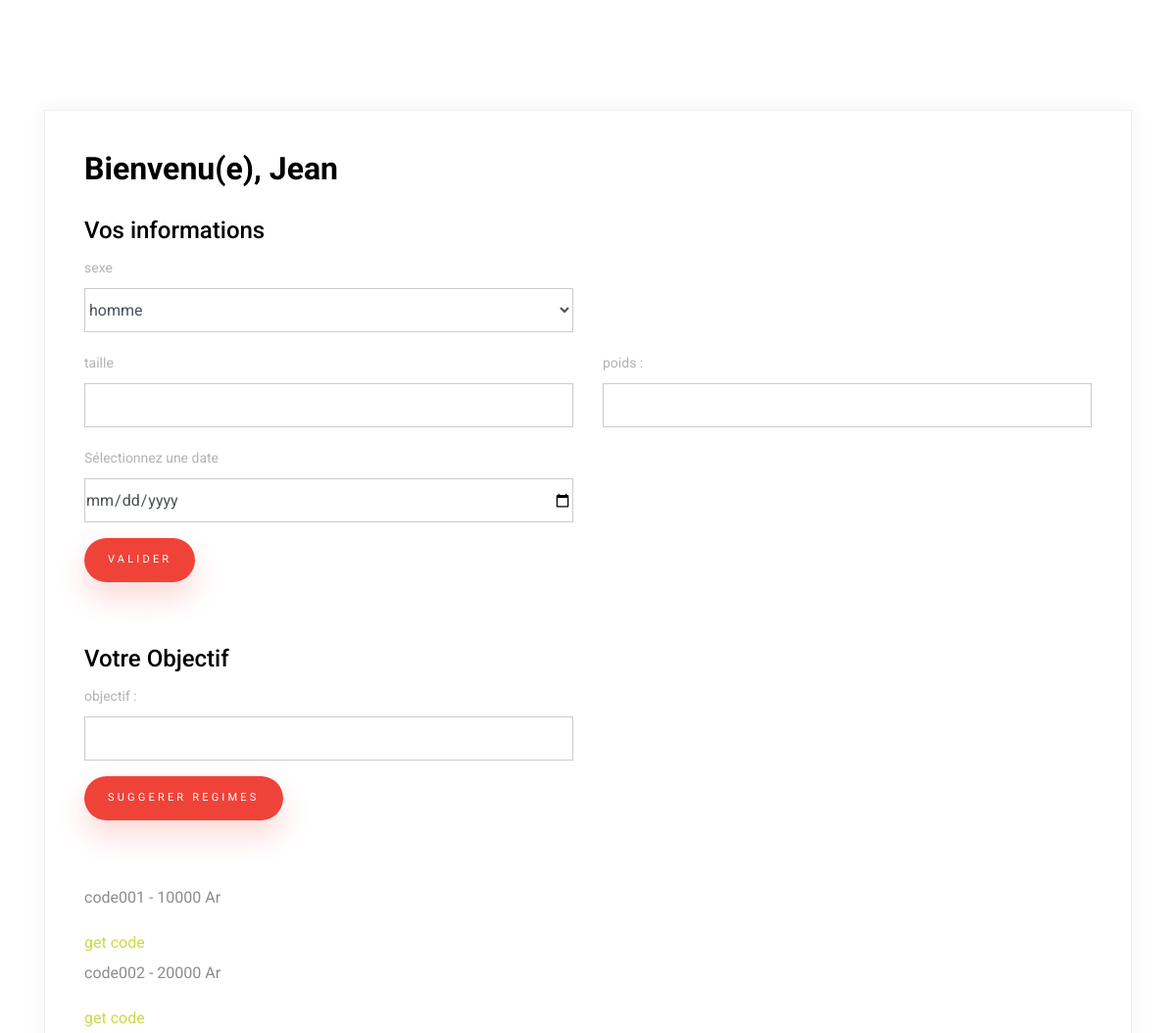
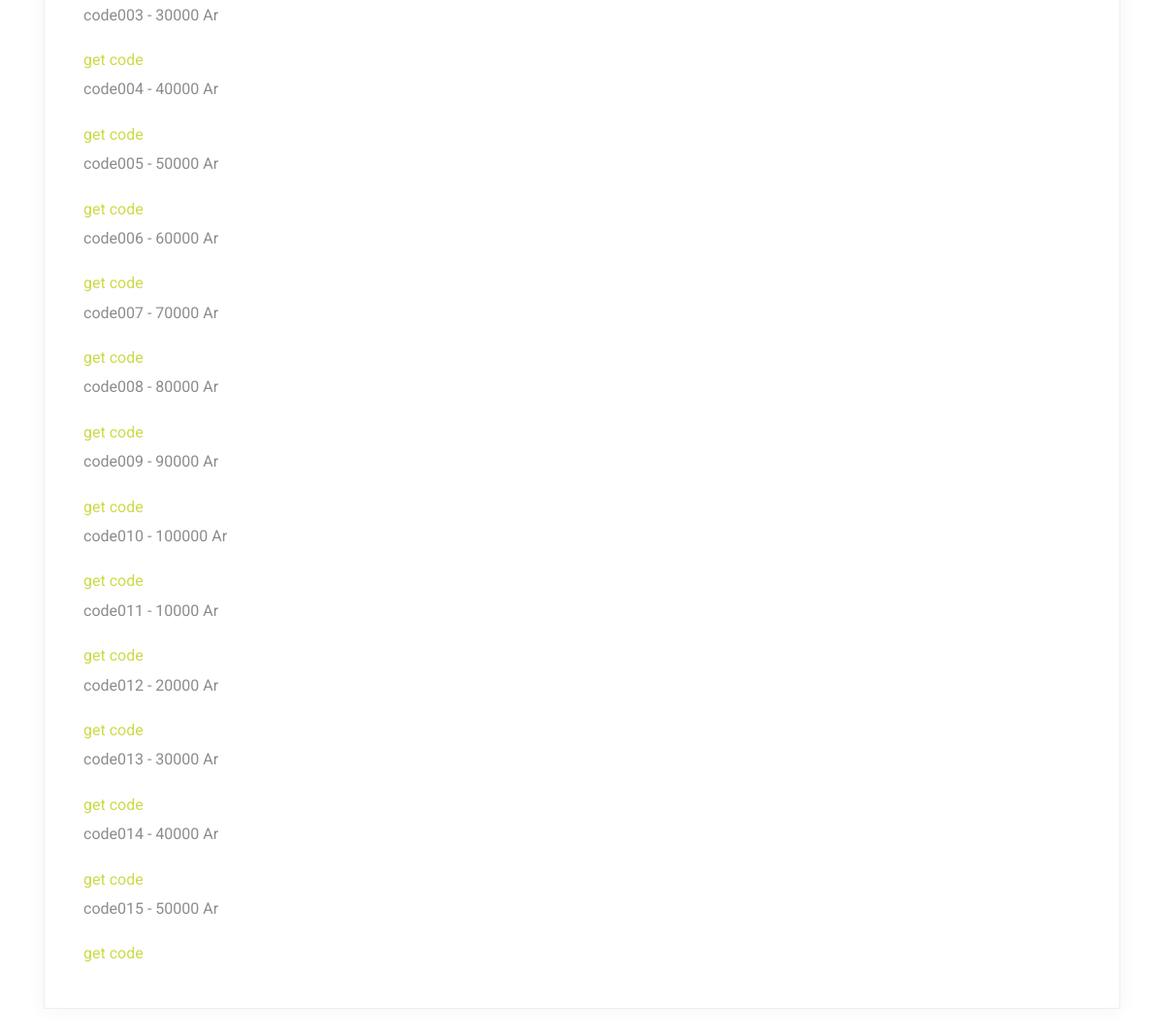
The page /Home_Controller/loadfrontoffice (signed in) on the database its author committed (2 pictures, top to bottom).
### tables this page shows
CREATE TABLE Code(
    idCode INT PRIMARY KEY NOT NULL AUTO_INCREMENT,
    montant double,
    isUsed int,
    code VARCHAR(255) unique
);

### application/controllers/Home_Controller.php (called while the page is built, shortened)
<?php
class Home_Controller extends CI_Controller {
    public function loadFrontOffice(){
        $this->load->model("Code_Model");
        $viewData['userdata'] = $_SESSION['userdata'];
        $viewData['codes'] = $this->Code_Model->getCodeValid($_SESSION['userdata']['idProfile']);
        $this->load->view('frontoffice_view', $viewData);
    }
}

### index.php (called while the page is built, shortened)
<?php
require_once BASEPATH.'core/CodeIgniter.php';

### application/models/Code_Model.php (called while the page is built, shortened)
<?php
class Code_Model extends CI_Model
{
    public function getCodeValid($idProfile)
    {
        $sql= "select * from Code where isUsed = 0 AND idCode NOT IN (SELECT idCode FROM PendingWallet WHERE idProfile=".$idProfile." and status=0 )";
        $query = $this->db->query($sql);
        $result = $query->result_array();
        return $result;
    }
}
?>

### application/views/frontoffice_view.php (the view, shortened to what this page needs)
<!DOCTYPE html>
<html lang="en">
<head>
    <link rel="stylesheet" href="<?= base_url("assets/fonts/icomoon/style.css")?>">
    <link rel="stylesheet" href="<?= base_url("assets/css/bootstrap.min.css")?>">
    <link rel="stylesheet" href="<?= base_url("assets/css/style.css")?>">
</head>
<body>
        <div class="content">
            <div class="container">
                <div class="row align-items-stretch no-gutters contact-wrap">
                    <div class="col-md-12">
                        <div class="form h-100">
                            <h3>Bienvenu(e), <?php echo $userdata['username'] ;?> </h3>
                            <div class="userDataForm">
                                <h4>Vos informations</h4>
                                <form class="mb-5" method="POST" id="userdataForm" name="contactForm">
                                <div class="row">
                                    <div class="col-md-6 form-group mb-3">
                                        <label for="sexe" class="col-form-label">sexe </label>
                                        <select class="form-control" name="sexe" id="sexe">
                                            <option value="0">homme</option>
                                        </select>
                                    </div>
                                </div>
                                <div class="row">
                                    <div class="col-md-6 form-group mb-3">
                                        <label class="col-form-label" for="taille">taille </label>
                                        <input class="form-control" type="number" step="1" name="taille" id="taille" required min=0>
                                    </div>
                                    <div class="col-md-6 form-group mb-3">
                                        <label  class="col-form-label" for="poids">poids :</label>
                                        <input class="form-control" type="number" step="1" name="poids" id="poids" required min=0>
                                    </div>
                                </div>
                                <div class="row">
                                    <div class="col-md-6 form-group mb-3">
                                        <label for="date" class="col-form-label">Sélectionnez une date </label>
                                        <input class="form-control" type="date" id="date" name="date" required>
                                    </div>
                                </div>
                                <div class="row">
                                    <div class="col-md-12 form-group">
                                        <input type="submit" value="Valider" class="btn btn-primary rounded-0 py-2 px-4">
                                    </div>
                                </div>
                                </form>
                            </div>
                            <div class="objectif_form">
                                <h4>Votre Objectif</h4>
                                <form class="mb-5" method="POST" id="objectifForm" name="contactForm" >
                                    <div class="row">
                                        <div class="col-md-6 form-group mb-3">
                                            <label class="col-form-label" for="objectif">objectif :</label>
                                            <input class="form-control" type="number" step="1" name="objectif" id="objectif" required>
                                        </div>
                                    </div>
                                    <div class="row">
                                        <div class="col-md-12 form-group">
                                        <input type="submit" value="Suggerer regimes" class="btn btn-primary rounded-0 py-2 px-4">
                                        </div>
                                    </div>
                                </form>
                            </div>
                            <div class="listcode">
                                <?php foreach($codes as $code ){ ?>
                                    <p><?php echo $code['code'] ;?> - <?php echo $code['montant'] ;?> Ar </p>
                                    <a href="<?php echo base_url("Code_Controller/getcode?id=".$code['idCode']) ; ?>"> get code </a>
                                <?php } ?>
                            </div>
                        </div>
                    </div>
                </div>
            </div>
        </div>
</body>
</html>

### assets/css/style.css (style rules this page uses)
body { font-family: "Roboto", sans-serif; background-color: #fff; line-height: 1.9; color: #8c8c8c; position: relative; }
h1, h2, h3, h4, h5, h6, .h1, .h2, .h3, .h4, .h5, .h6 { font-family: "Roboto", sans-serif; color: #000; }
a { -webkit-transition: .3s all ease; -o-transition: .3s all ease; transition: .3s all ease; }
a, a:hover { text-decoration: none !important; }
.content { padding: 7rem 0; }
.form-control { border: 1px solid #ccc; padding-left: 0; padding-right: 0; border-radius: 0; background: none; }
.col-form-label { color: #000; font-size: 13px; }
.btn, .form-control, .custom-select { height: 45px; border-radius: 0; }
.btn { border: none; border-radius: 0; font-size: 11px; letter-spacing: .2rem; text-transform: uppercase; border-radius: 30px !important; }
.btn.btn-primary { border-radius: 10px; background: #ef4339; color: #fff; -webkit-box-shadow: 0 15px 30px 0 rgba(239, 67, 57, 0.2); box-shadow: 0 15px 30px 0 rgba(239, 67, 57, 0.2); }
.contact-wrap { -webkit-box-shadow: 0 0px 20px 0 rgba(0, 0, 0, 0.05); box-shadow: 0 0px 20px 0 rgba(0, 0, 0, 0.05); border: 1px solid #efefef; }
.contact-wrap .col-form-label { font-size: 14px; color: #b3b3b3; margin: 0 0 10px 0; display: inline-block; padding: 0; }
.contact-wrap .form, .contact-wrap .contact-info { padding: 40px; }
.contact-wrap .form { background: #fff; }
.contact-wrap .form h3 { color: #000; font-size: 2rem; font-weight: 700; margin-bottom: 30px; }

### rows shown on the page
code: code "code001", montant "10000"
code: code "code002", montant "20000"
code: code "code003", montant "30000"
code: code "code004", montant "40000"
code: code "code005", montant "50000"
code: code "code006", montant "60000"
code: code "code007", montant "70000"
code: code "code008", montant "80000"
code: code "code009", montant "90000"
code: code "code010", montant "100000"
code: code "code011", montant "10000"
code: code "code012", montant "20000"
code: code "code013", montant "30000"
code: code "code014", montant "40000"
code: code "code015", montant "50000"

### other values the page prints
$userdata['username'] "Jean"
